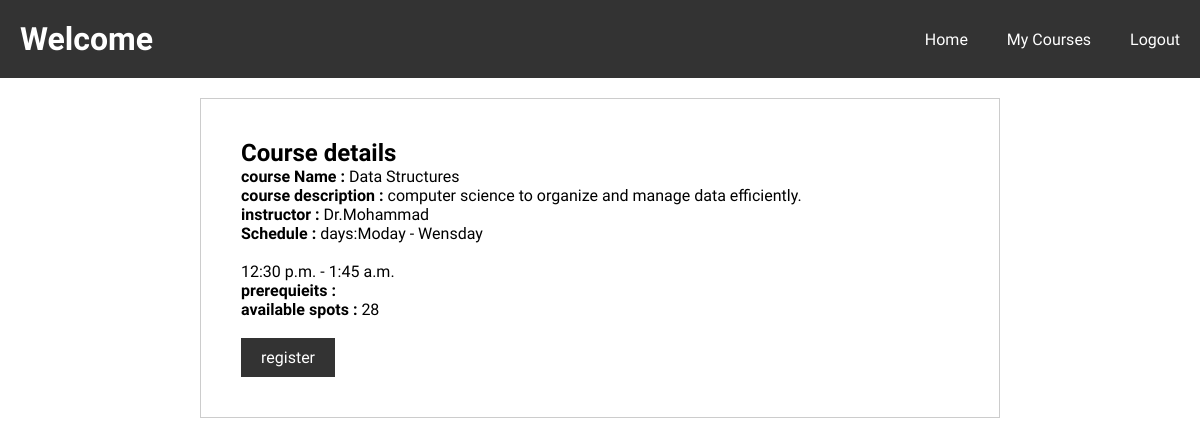
The app's page /courseDetails/1213 (signed in) with its own data.
### djangoweb/models.py (models this page shows)
class Courses(models.Model):
    code = models.CharField(primary_key=True, max_length=10)
    name = models.CharField(max_length=100)
    description = models.CharField(max_length=255)
    prerequisites = models.ManyToManyField('self', through=CoursePrerequisite, symmetrical=False, related_name='related_to')
    instructor = models.CharField(max_length=30, default='')
    capacity = models.IntegerField(default=0)
    schedule_id = models.ForeignKey(CourseSchedules, on_delete=models.CASCADE, null=True)

class CourseSchedules(models.Model):
    id = models.IntegerField(primary_key=True)
    days = models.CharField(max_length=100)
    start_time = models.TimeField()
    end_time = models.TimeField()
    room_no = models.CharField(max_length=5)

### djangoweb/views.py (the view)
# urls.py: path('courseDetails/<int:pk>', views.courseDetails),
@login_required(login_url='/login')
def courseDetails(request, pk):
    course = Courses.objects.filter(code=pk).first()
    student = Students.objects.filter(user=request.user).first()
    course_student_count = studentsReg.objects.filter(course_id=course).count()
    return render(request, 'webapp/courseDetails.html', {'course': course, 'prerequieits': course.prerequisites.all(), 'spots':course.capacity - course_student_count })

### djangoweb/templates/webapp/courseDetails.html (shortened to what this page needs)
<!DOCTYPE html>
<html lang="ar">
<head>
    {%load static%}
    <link rel="stylesheet" href="{%static 'css/course.css'%}">
    <link rel="stylesheet" href="{% static 'css/index.css'%}">
</head>
<body>
    {% include 'webapp/header.html' %}
    <div class="course-details-container">
        <div class="course-details">
            <h2>Course details</h2>
            <p><strong>course Name : </strong>{{course.name}}</p>
            <p><strong>course description : </strong>{{course.description}}</p>
            <p><strong>instructor : </strong>{{course.instructor}}</p>
            <p><strong>Schedule : </strong>days:{{course.schedule_id.days}}  <br><br>
                {{course.schedule_id.start_time}} - {{course.schedule_id.end_time}}</p>
            <p ><strong>prerequieits : </strong>
                </p>
            <p><strong>available spots : </strong>{{spots}}</p>
            <br>
            <a href="/select-course/{{course.code}}" class="register-button">register</a>
        </div>
    </div>
</body>
</html>

### djangoweb/static/css/course.css (style rules this page uses)
body { font-family: Arial, sans-serif; margin: 0; padding: 0; }
.course-details-container { max-width: 800px; margin: 20px auto; padding: 20px; border: 1px solid #ccc; }
.course-details { padding: 20px; }
.course-details h2 { margin-top: 0; }
.course-details p { margin-bottom: 0; }
.register-button { display: inline-block; padding: 10px 20px; background-color: #333; color: #fff; text-decoration: none; border: none; cursor: pointer; transition: background-color 0.3s; }

### djangoweb/static/css/index.css (style rules this page uses)
* { font-family: "Poetsen One", sans-serif; margin: 0; padding: 0; box-sizing: border-box; }

### records on screen
Courses: name "Data Structures", description "computer science to organize and manage data efficiently.", instructor "Dr.Mohammad", schedule_id.days "Moday - Wensday", schedule_id.start_time "12:30 p.m.", schedule_id.end_time "1:45 a.m."

### other values on screen
{{ spots }} "28"
